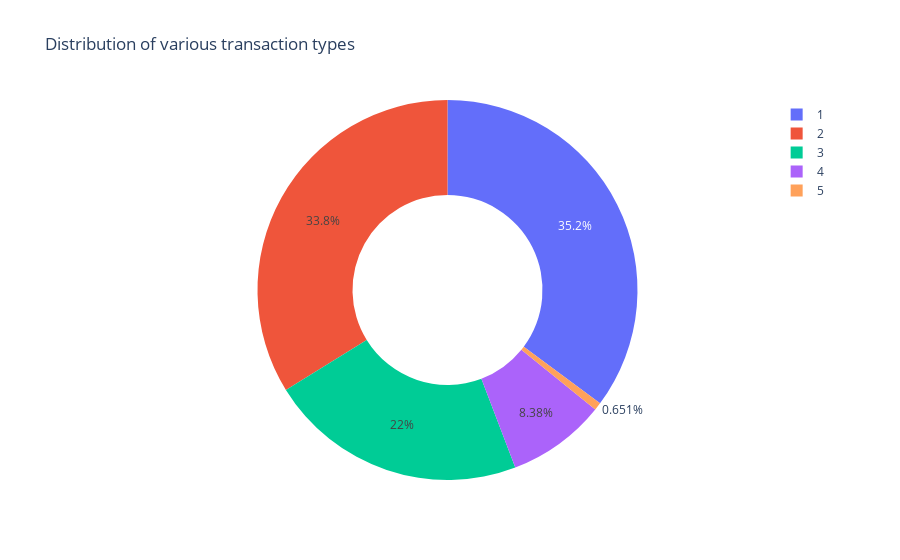

The cell this chart's notebook holds for it:
### Code cell
#visualizing transaction types
type = data["type"].value_counts()
transactions = type.index
quantity = type.values

import plotly.express as px
figure = px.pie(data, 
             values=quantity, 
             names=transactions,hole = 0.5, 
             title="Distribution of various transaction types")
figure.show()

### Figure 1 — Plotly figure (JSON) as saved in the notebook; plotly's stock layout.template omitted (floating-point values rounded to 4 significant figures)
{"data": [{"domain": {"x": [0, 1], "y": [0, 1]}, "hole": 0.5, "hovertemplate": "label=%{label}<br>value=%{value}<extra></extra>", "labels": [1, 2, 3, 4, 5], "legendgroup": "", "name": "", "showlegend": true, "type": "pie", "values": [2237500, 2151495, 1399284, 532909, 41432]}], "layout": {"legend": {"tracegroupgap": 0}, "title": {"text": "Distribution of various transaction types"}}}
